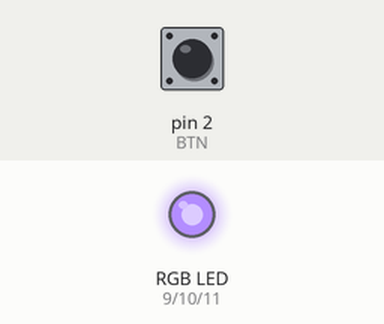
Simulated run of this sketch. Board: Arduino Uno, built with avr-gcc and run on an emulated ATmega328P. Shown: an RGB LED mixed from three pins (HIGH = lit). Inputs (shaded band) come from the test bench; at power-on: pin 2 (BTN) LOW.

Above: at 1.2 s.
1.3 s: pin 2 (BTN) pulled HIGH for 0.15 s
At 2.0 s:
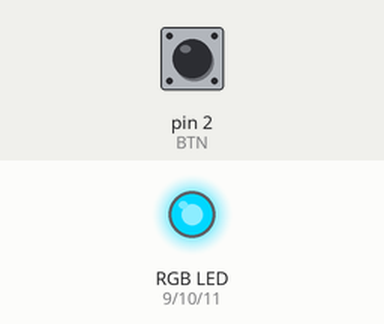
3.0 s: pin 2 (BTN) pulled HIGH for 1 s
At 4.4 s:
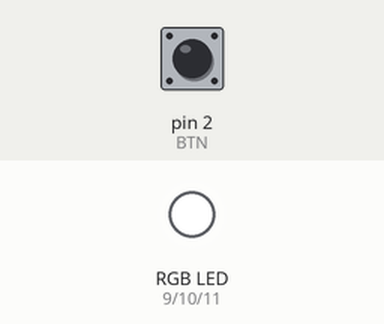
5.5 s: pin 2 (BTN) pulled HIGH for 3.2 s
At 7.8 s:
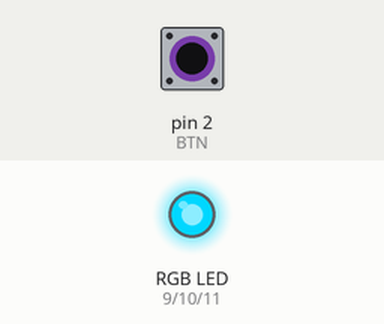
10.2 s: pin 2 (BTN) pulsed HIGH 2 times (0.12 s each, 0.3 s apart)
At 11.53 s:
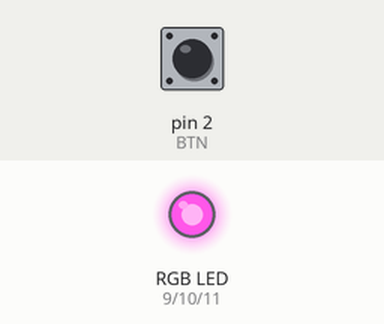
13.3 s: pin 2 (BTN) pulled HIGH for 0.15 s
At 14.3 s:
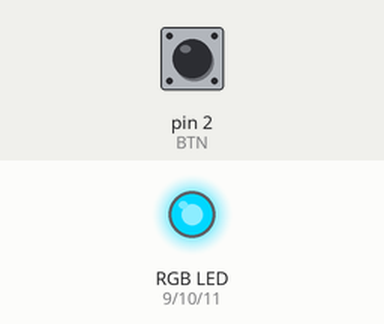
15.0 s: pin 2 (BTN) pulsed HIGH 5 times (0.12 s each, 0.3 s apart)
At 17.24 s:
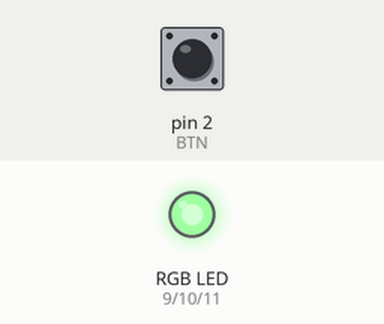
Timing chart, 0 to 20.5 s (numbered marks = the images above; inputs shaded):
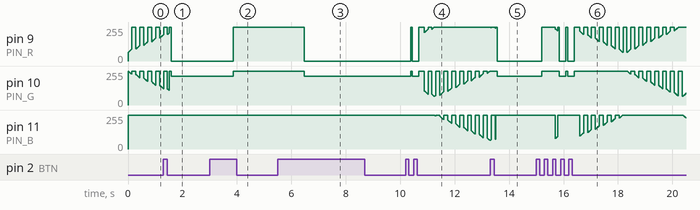

The sketch:

lightstick.ino
```cpp
const byte BTN = 2;

const byte PIN_R = 9;
const byte PIN_G = 10;
const byte PIN_B = 11;

const unsigned long DEBOUNCE_MS  = 50;
const unsigned long LONGPRESS_MS = 800;

byte mode = 0;
const byte MODE_COUNT = 3;

bool ledEnabled = true;

// Button state tracking
bool lastRead = LOW;
bool stableState = LOW;
unsigned long lastDebounceTime = 0;

unsigned long pressStart = 0;
bool longFired = false;

// If your button works opposite, change HIGH to LOW
const byte PRESSED = HIGH;

// ---------- Common anode RGB helpers ----------
void rgbOff() {
  digitalWrite(PIN_R, HIGH);
  digitalWrite(PIN_G, HIGH);
  digitalWrite(PIN_B, HIGH);
}

void rgbPWM(byte r, byte g, byte b) {
  if (!ledEnabled) { rgbOff(); return; }
  analogWrite(PIN_R, 255 - r);
  analogWrite(PIN_G, 255 - g);
  analogWrite(PIN_B, 255 - b);
}

// ---------- Rainbow math ----------
void wheel(byte pos, byte &r, byte &g, byte &b) {
  if (pos < 85) {
    r = 255 - pos * 3;
    g = pos * 3;
    b = 0;
  } else if (pos < 170) {
    pos -= 85;
    r = 0;
    g = 255 - pos * 3;
    b = pos * 3;
  } else {
    pos -= 170;
    r = pos * 3;
    g = 0;
    b = 255 - pos * 3;
  }
}

// ---------- MODES ----------

// 0) Blinking Rainbow
void modeBlinkRainbow() {
  static byte hue = 0;
  static bool on = true;
  static unsigned long t = 0;

  const unsigned long BLINK_MS = 140;

  if (millis() - t >= BLINK_MS) {
    t = millis();
    on = !on;
  }

  if (!on) {
    rgbOff();
    delay(8);
    return;
  }

  byte r,g,b;
  wheel(hue, r, g, b);

  r = (byte)(r * 0.75);
  g = (byte)(g * 0.75);
  b = (byte)(b * 0.75);

  rgbPWM(r,g,b);

  hue++;
  delay(12);
}

// 1) Solid LIGHT RED
void modeSolidLightRed() {
  rgbPWM(255, 40, 0);   // ← LIGHT RED
  delay(20);
}

// 2) Blinking LIGHT RED
void modeBlinkLightRed() {
  static bool on = false;
  static unsigned long t = 0;

  const unsigned long BLINK_MS = 320;

  if (millis() - t >= BLINK_MS) {
    t = millis();
    on = !on;
    if (on) rgbPWM(255, 40, 0);
    else rgbOff();
  }
  delay(10);
}

// ---------- Button handling ----------
void handleButton() {
  bool reading = digitalRead(BTN);

  if (reading != lastRead) {
    lastDebounceTime = millis();
    lastRead = reading;
  }

  if (millis() - lastDebounceTime > DEBOUNCE_MS) {
    if (stableState != reading) {
      stableState = reading;

      if (stableState == PRESSED) {
        pressStart = millis();
        longFired = false;
      } else {
        if (!longFired) {
          mode = (mode + 1) % MODE_COUNT;
          rgbOff();
          delay(60);
        }
      }
    }
  }

  if (stableState == PRESSED && !longFired) {
    if (millis() - pressStart >= LONGPRESS_MS) {
      longFired = true;
      ledEnabled = !ledEnabled;
      if (!ledEnabled) rgbOff();
      delay(120);
    }
  }
}

void setup() {
  pinMode(BTN, INPUT);   // button module with VCC
  pinMode(PIN_R, OUTPUT);
  pinMode(PIN_G, OUTPUT);
  pinMode(PIN_B, OUTPUT);
  rgbOff();
}

void loop() {
  handleButton();

  if (!ledEnabled) {
    rgbOff();
    delay(10);
    return;
  }

  switch (mode) {
    case 0: modeBlinkRainbow();   break;
    case 1: modeSolidLightRed();  break;
    case 2: modeBlinkLightRed();  break;
  }
}
```

Measured:
- after the input at 1.3 s, pin 11 (PIN_B): stops changing and stays 255/255
- after the input at 3.0 s, pin 9 (PIN_R): 0/255 → 255/255 after 0.87 s; pin 10 (PIN_G): 215/255 → 255/255 after 0.87 s
- after the input at 5.5 s, pin 9 (PIN_R): 255/255 → 0/255 after 0.97 s; pin 10 (PIN_G): 255/255 → 215/255 after 0.97 s
- after the input at 13.3 s, pin 10 (PIN_G): 255/255 → 215/255 after 0.27 s
- by itself, pin 10 (PIN_G): ramps from 255/255 to 109/255 and jumps back, once every 0.22 s
